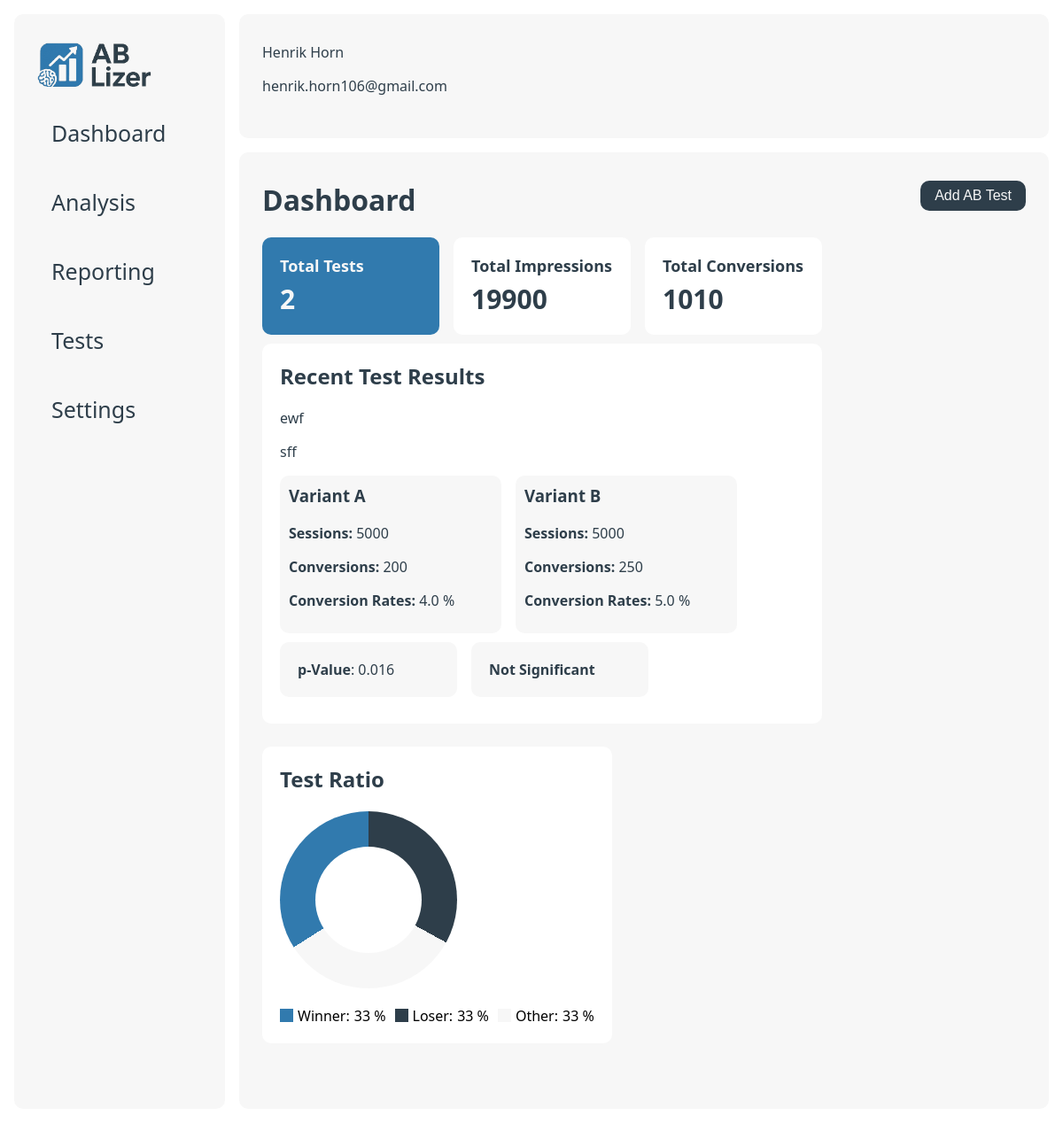
The page / on the database its author committed.
### data/models.py (models this page shows)
class users(db.Model):
    __tablename__ = 'users'
    id = db.Column(db.Integer, primary_key=True)
    company_id = db.Column(db.Integer, db.ForeignKey('companies.id'), nullable=False)
    name = db.Column(db.String(255), nullable=False)
    email = db.Column(db.String(255), nullable=False)

class ab_tests(db.Model):
    __tablename__ = 'ab_tests'
    id = db.Column(db.Integer, primary_key=True)
    company_id = db.Column(db.Integer, db.ForeignKey('companies.id'), nullable=False)
    name = db.Column(db.String(255), nullable=False)
    description = db.Column(db.Text, nullable=False)
    metric = db.Column(db.String(255), nullable=False)
    created_at = db.Column(db.DateTime, nullable=False)
    __repr__ = lambda self: f'<Ab_Test {self.id}>'
    __str__ = lambda self: f'{self.id}'

class variants(db.Model):
    __tablename__ = 'variants'
    id = db.Column(db.Integer, primary_key=True)
    test_id = db.Column(db.Integer, db.ForeignKey('ab_tests.id'), nullable=False)
    name = db.Column(db.String(255), nullable=False)
    impressions = db.Column(db.Integer, nullable=False)
    conversions = db.Column(db.Integer, nullable=False)
    conversion_rate = db.Column(db.Float, nullable=False)
    __repr__ = lambda self: f'<Variant {self.id}>'
    __str__ = lambda self: f'{self.id}'

class reports(db.Model):
    __tablename__ = 'reports'
    id = db.Column(db.Integer, primary_key=True)
    test_id = db.Column(db.Integer, db.ForeignKey('ab_tests.id'), nullable=False)
    p_value = db.Column(db.Float, nullable=False)
    summary = db.Column(db.Text, nullable=False)
    significance = db.Column(db.Float, nullable=False)
    ai_recommendation = db.Column(db.Text, nullable=False)
    created_at = db.Column(db.DateTime, nullable=False)
    __repr__ = lambda self: f'<Report {self.id}>'
    __str__ = lambda self: f'{self.id}'

### app.py (the view)
@app.route("/")
def index():
    user = db_manager.get_user(1)
    total_tests = len(db_manager.get_ab_tests())
    total_variants = db_manager.get_all_variants()
    total_impressions = 0
    total_conversions = 0
    for variant in total_variants:
        total_impressions += variant.impressions
        total_conversions += variant.conversions
    recent_test = db_manager.get_recent_test()
    test_data = {}
    has_variant = True
    for test in recent_test:
        test_data[test] = db_manager.get_variants(test.id)
        if test_data[test] == []:
            has_variant = False
        else:
            has_variant = True
    report_data = db_manager.get_report(recent_test[0].id)
    return render_template("index.html",
                           user=user,
                           total_tests=total_tests,
                           total_impressions=total_impressions,
                           total_conversions=total_conversions,
                           test_data=test_data,
                           has_variant=has_variant,
                           report_data=report_data
                           )

### data/db_manager.py (called while the page is built)
    def get_ab_tests(self):
        return ab_tests.query.all()

    def get_recent_test(self):
        return ab_tests.query.order_by(ab_tests.created_at.desc()).limit(1).all()

    def get_all_variants(self):
        return variants.query.all()

    def get_variants(self, test_id):
        return variants.query.filter_by(test_id=test_id).all()

    def get_report(self, test_id):
        return reports.query.filter_by(test_id=test_id).first()

    def get_user(self, user_id):
        return users.query.filter_by(id=user_id).first()

### templates/index.html
{% extends "base.html" %}
{% block content %}
    <div class="hero">
        <h1>Dashboard</h1>
        <button class="btn" id="addTestBtn">Add AB Test</button>
    </div>
    <div class="col-wrapper">
        <div class="col-1">
            <div class="card-wrapper">
                <div class="card accent">
                    <h2 class="card-title">Total Tests</h2>
                    <p class="card-value">{{ total_tests }}</p>
                </div>
                <div class="card">
                    <h2 class="card-title">Total Impressions</h2>
                    <p class="card-value">{{ total_impressions }}</p>
                </div>
                <div class="card">
                    <h2 class="card-title">Total Conversions</h2>
                    <p class="card-value">{{ total_conversions }}</p>
                </div>
            </div>
            <div class="card big">
                <h2>Recent Test Results</h2>
                {% for test in test_data %}
                    <p>{{ test.name }}</p>
                    <p>{{ test.description }}</p>
                    {% if has_variant == True %}
                        <div class="col-wrapper">
                            {% for variant in test_data[test] %}
                                <div class="test-card">
                                    <h3>{{ variant.name }}</h3>
                                    <p><strong>Sessions:</strong> {{ variant.impressions }}</p>
                                    <p><strong>Conversions:</strong> {{ variant.conversions }}</p>
                                    <p><strong>Conversion Rates:</strong> {{ variant.conversion_rate }} %</p>
                                </div>
                            {% endfor %}
                        </div>
                        <div class="col-wrapper">
                            <div class="card secondary">
                                <p><strong>p-Value</strong>: {{ report_data.p_value }}</p>
                            </div>
                                {% if report_data.significant %}
                                    <div class="card accent">
                                        <p><strong>Significant</strong></p>
                                    </div>
                                {% else %}
                                    <div class="card secondary">
                                        <p><strong>Not Significant</strong></p>
                                    </div>
                                {% endif %}
                        </div>
                    {% else %}
                        <button class="btn" id="addVariantBtn">Add Variants</button>
                    {% endif %}
                    </div>
                {% endfor %}
        </div>
        <div class="col-2">
            <div class="card big">
                <h2>Test Ratio</h2>
                <div class="pie hollow"></div>
                <div class="legend">
                    <div class="legend-item">
                        <div class="legend-color">
                            <div class="winner"></div>
                        </div>
                        <span>Winner:</span>
                        <span>33 %</span>
                    </div>
                    <div class="legend-item">
                        <div class="legend-color">
                            <div class="loser"></div>
                        </div>
                        <span>Loser:</span>
                        <span>33 %</span>
                    </div>
                    <div class="legend-item">
                        <div class="legend-color">
                            <div class="na"></div>
                        </div>
                        <span>Other:</span>
                        <span>33 %</span>
                    </div>
                </div>
            </div>
        </div>
    </div>
{% endblock %}

### templates/base.html (shortened to what this page needs)
<!DOCTYPE html>
<html lang="en">
<head>
    <link href="{{ url_for('static', filename='style.css') }}" rel="stylesheet">
</head>
<body>
<div class="main-wrapper">
    <div class="sidenav" id="mySidenav">
        <div class="sidenav-container">
            <a class="logo" href="/"><img src="{{ url_for('static', filename='logo_ab-lizer.png') }}" height="50px"></a>
            <a href="/">
                <div class="tab">Dashboard</div>
            </a>
            <a href="#">
                <div class="tab">Analysis</div>
            </a>
            <a href="#">
                <div class="tab">Reporting</div>
            </a>
            <a href="/tests/{{ user.id }}">
                <div class="tab">Tests</div>
            </a>
            <a href="/settings/{{ user.id }}">
                <div class="tab">Settings</div>
            </a>
        </div>
    </div>
    <div class="wrapper">
        <nav>
            <div class="container">
                <p>{{ user.name }}</p>
                <p>{{ user.email }}</p>
            </div>
        </nav>
        <main class="container">
            {% block content %}{% endblock %}
        </main>
    </div>
</div>
</body>
</html>

### static/style.css (style rules this page uses)
:root { --primary: #2E3E4A; --secondary: #F7F7F7; --accent: #317AAE; --gradient: linear-gradient(180deg, rgba(25, 82, 133, 1) 0%, rgba(49, 122, 174, 1) 100%); --danger: #ef4444; --bg: #ffffff; --radius: 10px; --shadow: 0 2px 8px rgba(30, 41, 59, 0.06); --font-primary: 'Segoe UI', 'Roboto', Arial, sans-serif; }
* { box-sizing: border-box; }
body { font-family: var(--font-primary); background: var(--bg); margin: 0; padding: 0; }
nav { background: var(--bg); }
main { overflow-y: scroll; }
p { color: var(--primary); }
h1, h2, h3, h4, h5, h6, p { margin-top: 0; color: var(--primary); }
a { color: var(--primary); text-decoration: none; }
.hero { display: flex; justify-content: space-between; align-items: flex-start; }
.main-wrapper { display: flex; padding: 16px; }
.wrapper { width: 100%; height: 100vh; padding-left: 16px; align-self: stretch; gap: 16px; display: flex; flex-direction: column; }
.container { padding: 32px 26px; background: var(--secondary); border-radius: var(--radius); height: 100%; }
.logo { font-size: 1.5rem; font-weight: bold; text-decoration: none; }
button { padding: 8px 16px; border: none; border-radius: var(--radius); font-size: 1rem; cursor: pointer; background: var(--primary); color: var(--secondary); }
.sidenav { width: 300px; background-color: var(--bg); position: static; height: 100vh; overflow-x: hidden; }
.sidenav a { color: var(--primary); text-decoration: none; font-size: 25px; display: block; }
.sidenav .tab { padding: 16px 16px; color: var(--primary); text-decoration: none; font-size: 25px; display: block; transition: 0.3s; border-radius: var(--radius); }
.sidenav-container { display: flex; flex-direction: column; gap: 12px; background-color: var(--secondary); border-radius: var( --radius); padding: 32px 26px; height: 100%; }
.card-wrapper { display: flex; gap: 16px; }
.card { border-radius: var( --radius); padding: 20px; margin-bottom: 10px; width: 200px; background-color: #ffffff; }
.card.secondary { background: var(--secondary); }
.secondary p { margin-bottom: 0; }
.card.accent { background: var(--accent); }
.accent p { color: var(--secondary); margin-bottom: 0; }
.accent h2 { color: var(--secondary); }
.card.big { width: 100%; }
.card-title { font-size: 18px; margin-bottom: 5px; }
.card-value { font-size: 30px; font-weight: bold; margin: 0; }
.col-wrapper { display: flex; gap: 16px; flex-wrap: wrap; flex-grow: 0; flex-direction: row; }
.pie { height: 200px; width: 200px; border-radius: 50%; background: conic-gradient( var(--primary) 0% 33%, var(--secondary) 33% 66%, var(--accent) 66% 100% ); }
.pie.hollow { display: flex; justify-content: center; align-items: center; }
.pie.hollow::after { content: ''; position: sticky; height: 120px; width: 120px; border-radius: 50%; background-color: #FFFFFF; }
.test-card { min-width: 250px; border-radius: var( --radius); padding: 10px; margin-bottom: 10px; background-color: var(--secondary); }
.legend { margin-top: 20px; display: flex; gap: 10px; }
.legend-item { display: flex; align-items: center; gap: 5px; }
.legend-color { width: 15px; height: 15px; border-radius: 50%; }
.winner { width: 100%; height: 100%; background-color: var(--accent); }
.loser { width: 100%; height: 100%; background-color: var(--primary); }
.na { width: 100%; height: 100%; background-color: var(--secondary); }

### rows shown on the page
users: name "Henrik Horn", email "henrik.horn106@gmail.com"
ab_tests: name "ewf", description "sff"
variants: name "Variant A", impressions "5000", conversions "200", conversion_rate "4.0"
variants: name "Variant B", impressions "5000", conversions "250", conversion_rate "5.0"
reports: p_value "0.016"

### other values the page prints
{{ total_tests }} "2"
{{ total_impressions }} "19900"
{{ total_conversions }} "1010"
